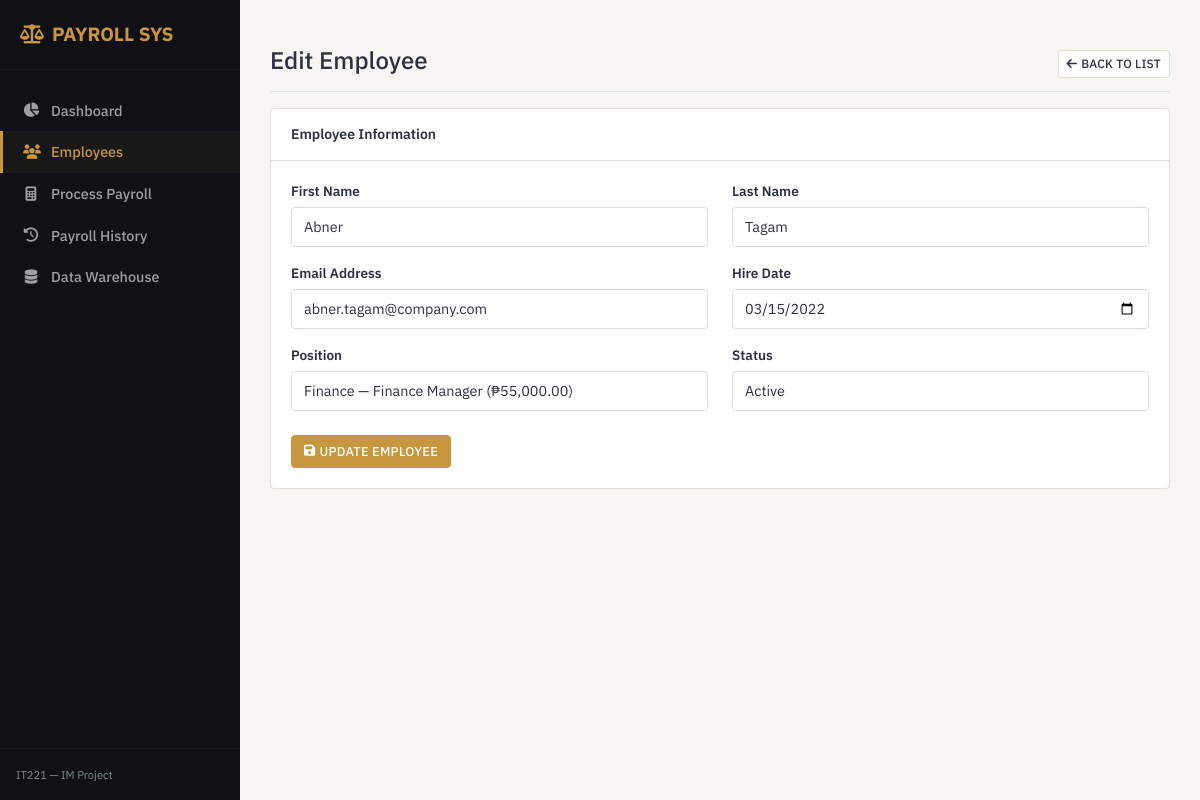
Page /pages/employees/edit.php?id=1 on the committed database.
### tables this page shows
CREATE TABLE employees (
    emp_id      INT AUTO_INCREMENT PRIMARY KEY,
    pos_id      INT          NOT NULL,
    first_name  VARCHAR(60)  NOT NULL,
    last_name   VARCHAR(60)  NOT NULL,
    email       VARCHAR(150) NOT NULL UNIQUE,
    hire_date   DATE         NOT NULL,
    status      ENUM('active','inactive','terminated') NOT NULL DEFAULT 'active',
    version     INT          NOT NULL DEFAULT 0,
    created_at  DATETIME     NOT NULL DEFAULT CURRENT_TIMESTAMP,
    updated_at  DATETIME     NOT NULL DEFAULT CURRENT_TIMESTAMP ON UPDATE CURRENT_TIMESTAMP,

    CONSTRAINT fk_employees_pos
        FOREIGN KEY (pos_id) REFERENCES positions(pos_id)
        ON DELETE RESTRICT
        ON UPDATE CASCADE
);

CREATE TABLE positions (
    pos_id      INT AUTO_INCREMENT PRIMARY KEY,
    dept_id     INT          NOT NULL,
    pos_title   VARCHAR(100) NOT NULL,
    base_salary DECIMAL(12,2) NOT NULL DEFAULT 0.00,
    created_at  DATETIME     NOT NULL DEFAULT CURRENT_TIMESTAMP,

    CONSTRAINT fk_positions_dept
        FOREIGN KEY (dept_id) REFERENCES departments(dept_id)
        ON DELETE RESTRICT
        ON UPDATE CASCADE
);

CREATE TABLE departments (
    dept_id     INT AUTO_INCREMENT PRIMARY KEY,
    dept_name   VARCHAR(100) NOT NULL UNIQUE,
    created_at  DATETIME     NOT NULL DEFAULT CURRENT_TIMESTAMP
);

### pages/employees/edit.php (the view, shortened to what this page needs)
<?php
require_once __DIR__ . '/../../config/db.php';
$emp_id = (int)($_GET['id'] ?? 0);
$pos_stmt = $pdo->query("
    SELECT p.pos_id, p.pos_title, p.base_salary, d.dept_name
    FROM positions p
    INNER JOIN departments d ON p.dept_id = d.dept_id
    ORDER BY d.dept_name, p.pos_title
");
$positions = $pos_stmt->fetchAll();
$stmt = $pdo->prepare("SELECT * FROM employees WHERE emp_id = ?");
$stmt->execute([$emp_id]);
$employee = $stmt->fetch();
require_once __DIR__ . '/../../includes/header.php';
require_once __DIR__ . '/../../includes/sidebar.php';
?>
<div class="d-flex justify-content-between flex-wrap flex-md-nowrap align-items-center pt-3 pb-2 mb-3 border-bottom">
    <h1 class="h4">Edit Employee</h1>
    <a href="/payroll_management_IM/pages/employees/index.php" class="btn btn-outline btn-sm">
        <i class="fa-solid fa-arrow-left me-1"></i>Back to List
    </a>
</div>
<div class="card">
    <div class="card-header">Employee Information</div>
    <div class="card-body">
        <form method="POST" action="">
            <div class="row mb-3">
                <div class="col-md-6">
                    <label for="first_name" class="form-label">First Name</label>
                    <input type="text" class="form-control" id="first_name" name="first_name"
                           value="<?php echo htmlspecialchars($employee['first_name']); ?>" required>
                </div>
                <div class="col-md-6">
                    <label for="last_name" class="form-label">Last Name</label>
                    <input type="text" class="form-control" id="last_name" name="last_name"
                           value="<?php echo htmlspecialchars($employee['last_name']); ?>" required>
                </div>
            </div>
            <div class="row mb-3">
                <div class="col-md-6">
                    <label for="email" class="form-label">Email Address</label>
                    <input type="email" class="form-control" id="email" name="email"
                           value="<?php echo htmlspecialchars($employee['email']); ?>" required>
                </div>
                <div class="col-md-6">
                    <label for="hire_date" class="form-label">Hire Date</label>
                    <input type="date" class="form-control" id="hire_date" name="hire_date"
                           value="<?php echo htmlspecialchars($employee['hire_date']); ?>" required>
                </div>
            </div>
            <div class="row mb-3">
                <div class="col-md-6">
                    <label for="pos_id" class="form-label">Position</label>
                    <select class="form-control" id="pos_id" name="pos_id" required>
                        <?php foreach ($positions as $pos): ?>
                            <option value="<?php echo $pos['pos_id']; ?>"
                                <?php echo ($employee['pos_id'] == $pos['pos_id']) ? 'selected' : ''; ?>>
                                <?php echo htmlspecialchars($pos['dept_name'] . ' — ' . $pos['pos_title'] . ' (₱' . number_format($pos['base_salary'], 2) . ')'); ?>
                            </option>
                        <?php endforeach; ?>
                    </select>
                </div>
                <div class="col-md-6">
                    <label for="status" class="form-label">Status</label>
                    <select class="form-control" id="status" name="status">
                        <option value="active" <?php echo ($employee['status'] === 'active') ? 'selected' : ''; ?>>Active</option>
                    </select>
                </div>
            </div>
            <div class="mt-4">
                <button type="submit" class="btn btn-primary">
                    <i class="fa-solid fa-floppy-disk me-1"></i>Update Employee
                </button>
            </div>
        </form>
    </div>
</div>
<?php require_once __DIR__ . '/../../includes/footer.php'; ?>

### assets/css/theme.css (style rules this page uses)
:root { --color-sidebar: #0F1117; --color-bg: #F7F6F2; --color-accent: #C8963E; --color-text: #2D3142; --color-text-muted: #7F8C8D; --color-card-border: #E2DDD5; --color-table-row-alt: #F0EDE6; --color-destructive: #C0392B; --font-sans: 'IBM Plex Sans', -apple-system, BlinkMacSystemFont, "Segoe UI", Roboto, "Helvetica Neue", Arial, sans-serif; --font-mono: 'IBM Plex Mono', SFMono-Regular, Menlo, Monaco, Consolas, "Liberation Mono", "Courier New", monospace; }
body { font-family: var(--font-sans); background-color: var(--color-bg); color: var(--color-text); font-size: 14px; margin: 0; }
.card { background-color: #FFFFFF; border: 1px solid var(--color-card-border); border-radius: 4px; box-shadow: 0 2px 4px rgba(0, 0, 0, 0.01); margin-bottom: 20px; }
.card-header { background-color: #FFFFFF; border-bottom: 1px solid var(--color-card-border); padding: 15px 20px; font-weight: 600; color: var(--color-text); }
.card-body { padding: 20px; }
.btn { border-radius: 4px; font-weight: 500; font-size: 0.8rem; padding: 6px 12px; text-transform: uppercase; letter-spacing: 0.02em; transition: all 0.2s ease; border: 1px solid transparent; cursor: pointer; display: inline-flex; align-items: center; justify-content: center; text-decoration: none; }
.btn-sm { padding: 4px 8px; font-size: 0.75rem; }
.btn-primary { background-color: var(--color-accent); border-color: var(--color-accent); color: #FFFFFF; }
.btn-outline { border-color: var(--color-card-border); color: var(--color-text); background-color: #FFFFFF; }
.form-control { display: block; width: 100%; padding: 8px 12px; font-size: 0.9rem; font-family: var(--font-sans); color: var(--color-text); background-color: #FFFFFF; border: 1px solid var(--color-card-border); border-radius: 4px; box-sizing: border-box; }
.form-label { display: inline-block; margin-bottom: 6px; font-weight: 600; font-size: 0.85rem; color: var(--color-text); }

### rows in the picture
employees: first_name "Abner", last_name "Tagam", email "abner.tagam@company.com", hire_date "03/15/2022", pos_id "Finance — Finance Manager (₱55,000.00)", status "Active"
